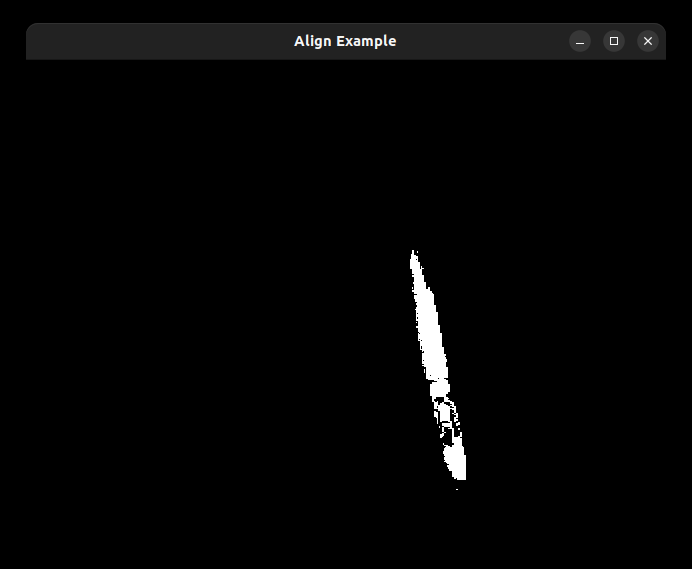
#> input picture pen_example.png, 692 x 569 px
$ python draw_contours.py
#> lines starting #> are read from the running program, lines starting #| are printed output that depends on the picture; after the words box and inside, x2 and y2 are one past the last pixel; in counts of white or black regions, pixels touching at a corner belong together
import cv2
import numpy as np

# Let's load a simple image with 3 black squares
image = cv2.imread('pen_example.png')
#> image is the input picture: shape (569, 692, 3); mean B, G, R 4.8, 4.8, 4.8
cv2.waitKey(1)

# Grayscale
gray = cv2.cvtColor(image, cv2.COLOR_BGR2GRAY)

# Find Canny edges
edged = cv2.Canny(gray, 30, 200)
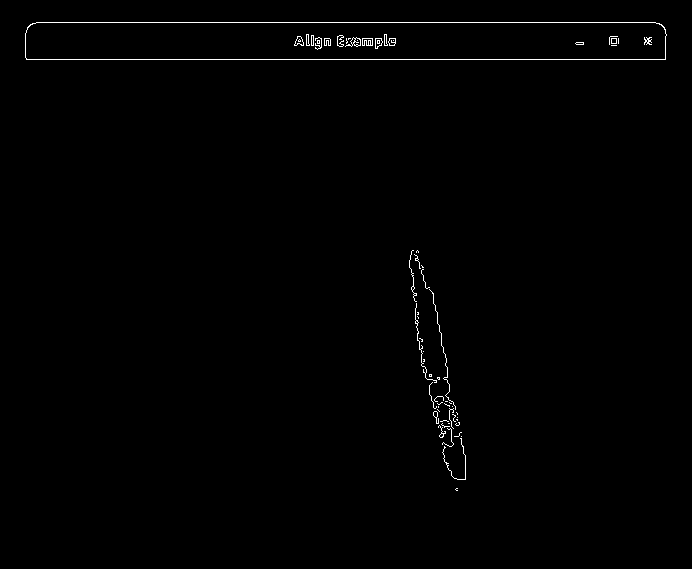
#> edged: shape (569, 692); 0.67% white in thin lines or dots, all inside (x1, y1, x2, y2) = (25, 22, 667, 491)
cv2.waitKey(1)

# Finding Contours
# Use a copy of the image e.g. edged.copy()
# since findContours alters the image
contours, hierarchy = cv2.findContours(edged,
    cv2.RETR_EXTERNAL, cv2.CHAIN_APPROX_NONE)
#> contours = 40 contours, 38 with area under 20; largest, box (x1, y1, x2, y2) and area: (25, 22, 667, 60) 23621, (433, 411, 439, 424) 22

cv2.imshow('Canny Edges After Contouring', edged)
cv2.waitKey(1)

print("Number of Contours found = " + str(len(contours)))
#| Number of Contours found = 40

# Draw all contours
# -1 signifies drawing all contours
cv2.drawContours(image, contours, -1, (0, 255, 0), 3)
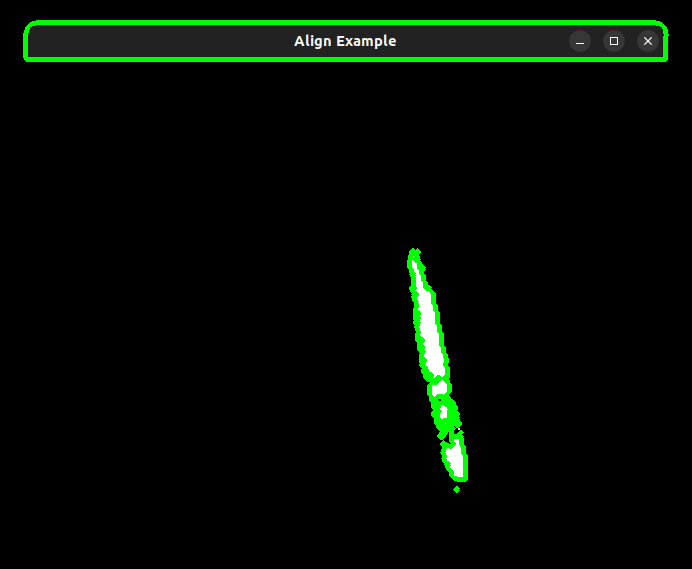
#> image: shape (569, 692, 3); 2.54% of pixels changed, all inside (x1, y1, x2, y2) = (23, 20, 669, 493)

cv2.imshow('Contours', image)
cv2.waitKey(0)
cv2.destroyAllWindows()
